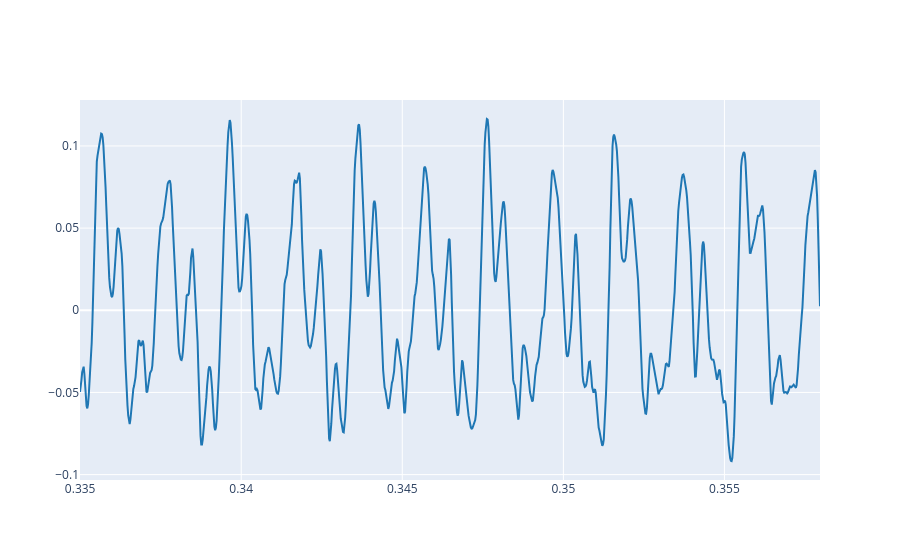
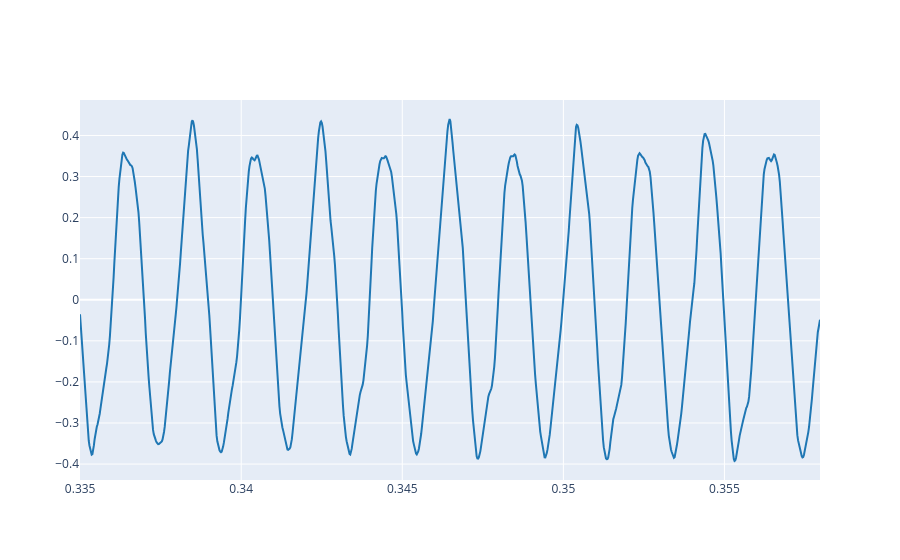

Notebook cell for these charts, in order:
### Markdown cell above
3.2 Plot both the reference signal and the corrupted signal and listen to the latter one.

### Code cell
plot_signals(ref, fs, t_start, t_end, name="Reference")


plot_signals(x_interf, fs, t_start, t_end, name="Corrupted (with interference)")

### Figure 1 — Plotly figure (JSON) as saved in the notebook; plotly's stock layout.template omitted (floating-point values rounded to 4 significant figures; data arrays with more than 128 entries replaced by an {"elided": "..."} marker saying what was removed)
{"data": [{"line": {"color": "#1f77b4", "shape": "linear"}, "mode": "lines", "name": "Reference 0", "type": "scatter", "x": {"elided": "1014 float values"}, "y": {"elided": "1014 float values"}}], "layout": {}}

### Figure 2 — Plotly figure (JSON) as saved in the notebook; plotly's stock layout.template omitted (floating-point values rounded to 4 significant figures; data arrays with more than 128 entries replaced by an {"elided": "..."} marker saying what was removed)
{"data": [{"line": {"color": "#1f77b4", "shape": "linear"}, "mode": "lines", "name": "Corrupted (with interference) 0", "type": "scatter", "x": {"elided": "1014 float values"}, "y": {"elided": "1014 float values"}}], "layout": {}}
